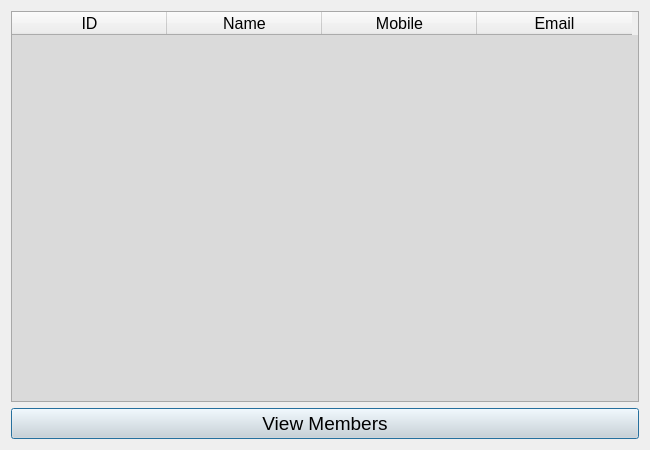
<?xml version="1.0" encoding="UTF-8"?>
<ui version="4.0">
 <class>Dialog</class>
 <widget class="QDialog" name="Dialog">
  <property name="geometry">
   <rect>
    <x>0</x>
    <y>0</y>
    <width>650</width>
    <height>450</height>
   </rect>
  </property>
  <property name="windowTitle">
   <string>View Members</string>
  </property>
  <layout class="QVBoxLayout" name="verticalLayout">
   <item>
    <widget class="QTableWidget" name="tableWidget">
     <property name="font">
      <font>
       <pointsize>12</pointsize>
      </font>
     </property>
     <property name="styleSheet">
      <string notr="true">QTableWidget {

background-color:rgb(218,218,218)

}</string>
     </property>
     <attribute name="horizontalHeaderDefaultSectionSize">
      <number>155</number>
     </attribute>
     <column>
      <property name="text">
       <string>ID</string>
      </property>
     </column>
     <column>
      <property name="text">
       <string>Name</string>
      </property>
     </column>
     <column>
      <property name="text">
       <string>Mobile</string>
      </property>
     </column>
     <column>
      <property name="text">
       <string>Email</string>
      </property>
     </column>
    </widget>
   </item>
   <item>
    <widget class="QPushButton" name="pushButton">
     <property name="font">
      <font>
       <pointsize>14</pointsize>
      </font>
     </property>
     <property name="styleSheet">
      <string notr="true">QPushButton {

background-color:rgb(218,218,218)

}</string>
     </property>
     <property name="text">
      <string>View Members</string>
     </property>
    </widget>
   </item>
  </layout>
 </widget>
 <resources/>
 <connections/>
</ui>
